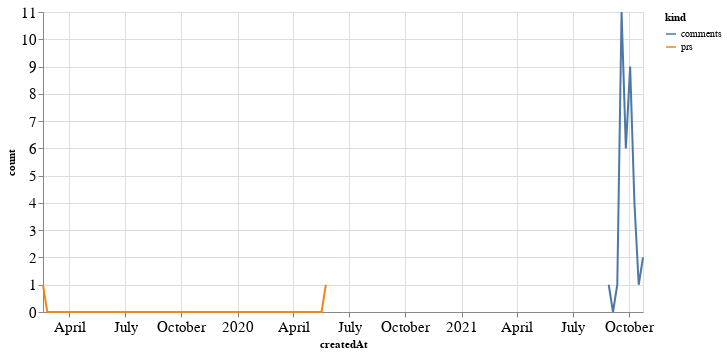

Notebook source saved alongside this figure:
### Code cell
alt.Chart(total_time, width=600).mark_line().encode(
    x='createdAt',
    y='count',
    color='kind'
)

### Figure 1 — Vega-Lite specification as saved in the notebook (floating-point values rounded to 4 significant figures; data arrays with more than 128 entries replaced by an {"elided": "..."} marker saying what was removed)
{"config": {"axisLeft": {"labelFontSize": 15}, "axisBottom": {"labelFontSize": 15}}, "data": {"name": "data-b02362281478e3f4e74efb523896726a"}, "mark": "line", "encoding": {"color": {"type": "nominal", "field": "kind"}, "x": {"type": "temporal", "field": "createdAt"}, "y": {"type": "quantitative", "field": "count"}}, "width": 600, "$schema": "https://vega.github.io/schema/vega-lite/v4.8.1.json", "datasets": {"data-b02362281478e3f4e74efb523896726a": {"elided": "152 records"}}}
